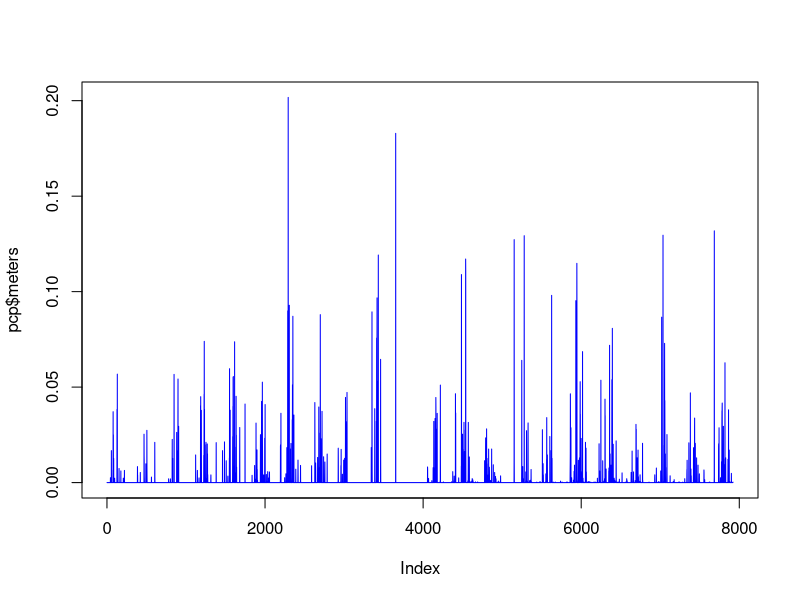

Reproduce this figure in R.
setwd("~/gitsnorlax/citizen-monitoring.github.io")

pcp = read.table("pcp.txt", header=T)
plot(pcp$meters, type="l", col="blue")

# boxplot(pcp$meters)

#git checkout master (or branch name) ((switches dropdown or working branch))
#git merge experiment
#git checkout -b julia (make new branch)

se <- function(x)
  sqrt(var(x)/length(x))